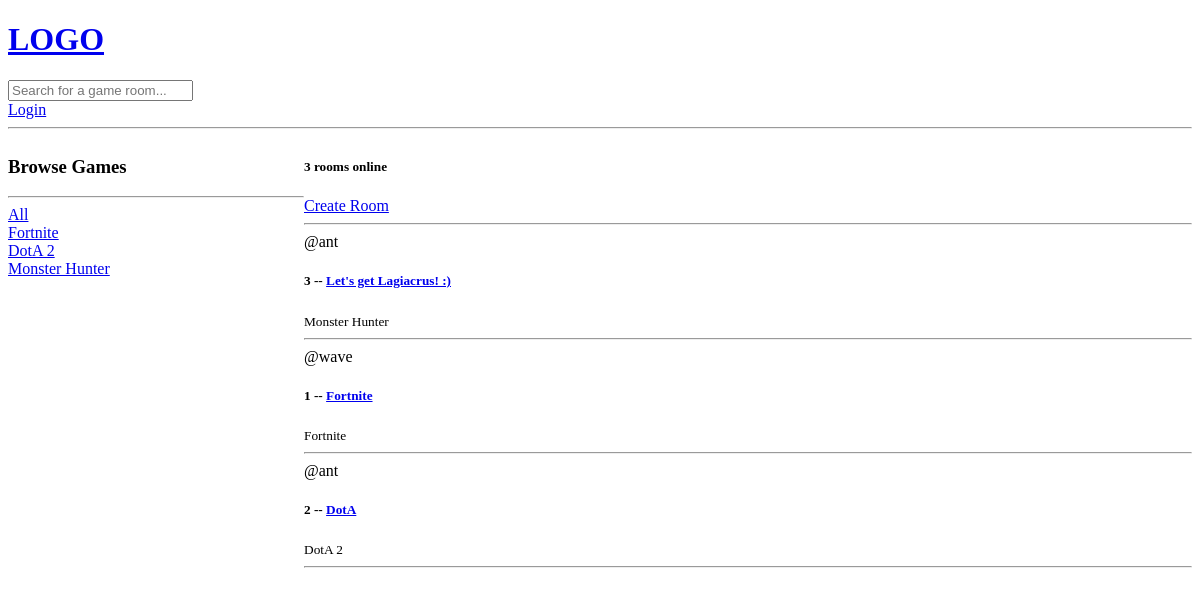
Before: / with the older database file.
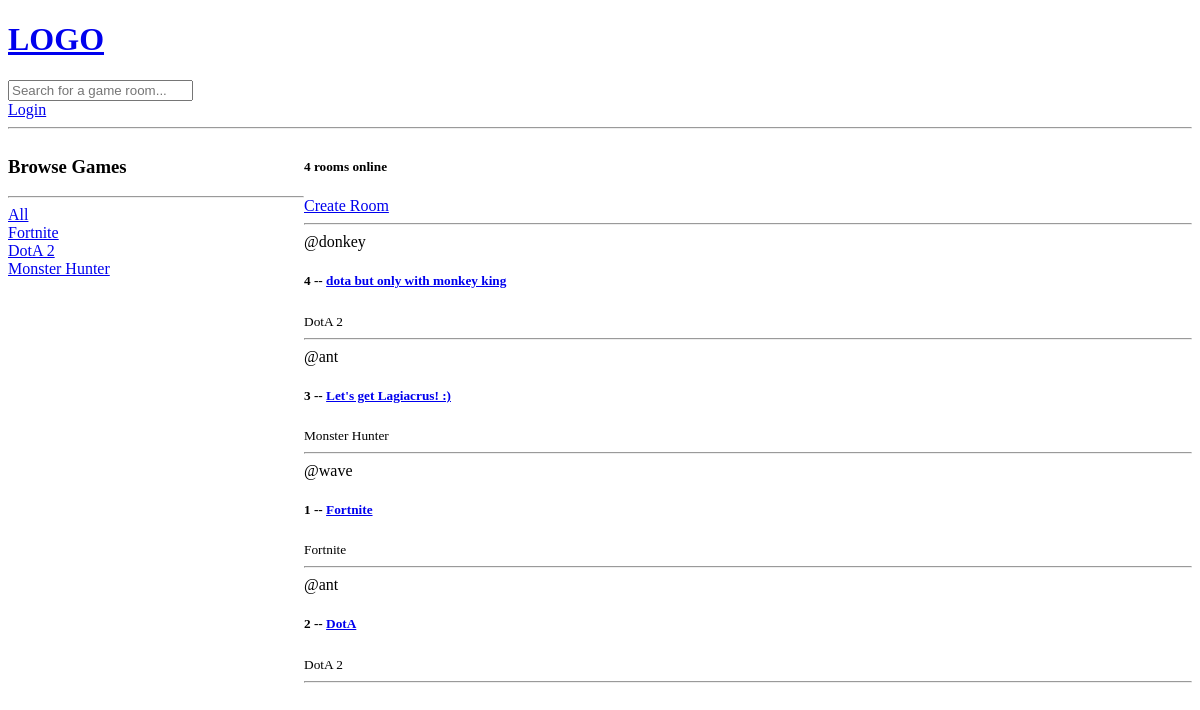
After: the same page with the newer database file.
### base/models.py (models this page shows, shortened)
class RoomGame(models.Model):
    name = models.CharField(max_length=200)
    def __str__(self):
        return self.name

class Room(models.Model):
    host = models.ForeignKey(User, on_delete=models.SET_NULL, null=True)
    game = models.ForeignKey(RoomGame, on_delete=models.SET_NULL, null=True)
    name = models.CharField(max_length=200)
    description = models.TextField(null = True, blank=True)
    updated = models.DateTimeField(auto_now=True)
    created = models.DateTimeField(auto_now_add=True)
    class Meta:
        ordering = ['-updated', '-created']

### base/views.py (the view)
# urls.py: path('', views.home, name="home"),
def home(request):
    q = request.GET.get('q') if request.GET.get('q') != None else ''
    rooms = Room.objects.filter(
        Q(game__name__contains=q) |
        Q(name__contains=q) |
        Q(description__contains=q)
        )
    games = RoomGame.objects.all()
    room_count = rooms.count()
    context = {'rooms': rooms, 'games': games, 'room_count':room_count}
    return render(request, 'base/home.html', context)

### base/templates/base/home.html (shortened to what this page needs)
{% extends "main.html" %}
{% block content %}
<div class="home-container">
    <div>
        <h3>Browse Games</h3>
        <hr>
        <div>
            <a href="{% url 'home' %}">All</a>
        </div>
        {% for game in games %}
            <div>
                <a href="{% url 'home' %}?q={{game.name}}">{{game}}</a>
            </div>
        {% endfor %}
    </div>
    <div>
        <h5>{{room_count}} rooms online</h5>
        <a href="{% url 'create-room' %}">Create Room</a>
        <hr />
        <div>
            {% for room in rooms %}
                <div>
                    <span>@{{room.host.username}}</span>
                    <h5>{{room.id}} -- <a href="{% url 'room' room.id %}">{{room.name}}</a></h5>
                    <small>{{room.game.name}}</small>
                    <hr />
                </div>
            {% endfor %}
        </div>
    </div>
</div>
{% endblock content %}

### templates/main.html (shortened to what this page needs)
<!DOCTYPE html>
<html>
  <head>
  </head>
  <body>
    {% include 'navbar.html' %}
    {% block content %}
    {% endblock %}
  </body>
</html>

### templates/navbar.html
<a href="/">
  <h1>LOGO</h1>
</a>
<form method="GET" action="{% url 'home' %}">
  <input type="text" name="q" placeholder="Search for a game room..."/>
</form>
{% if request.user.is_authenticated %}
<p>Hello {{request.user}}</p>
<a href="{% url 'logout' %}">Logout</a>
{% else %}
<a href="{% url 'login' %}">Login</a>
{% endif %}
<hr />

### base/templates/base/home.html (style rules this page uses)
.home-container { display: grid; grid-template-columns: 1fr 3fr; }

Changed rows visible on the page:
added Room: host.username "donkey", id "4", name "dota but only with monkey king", game.name "DotA 2"
Other visible differences:
{{ room_count }}: "3" → "4"
